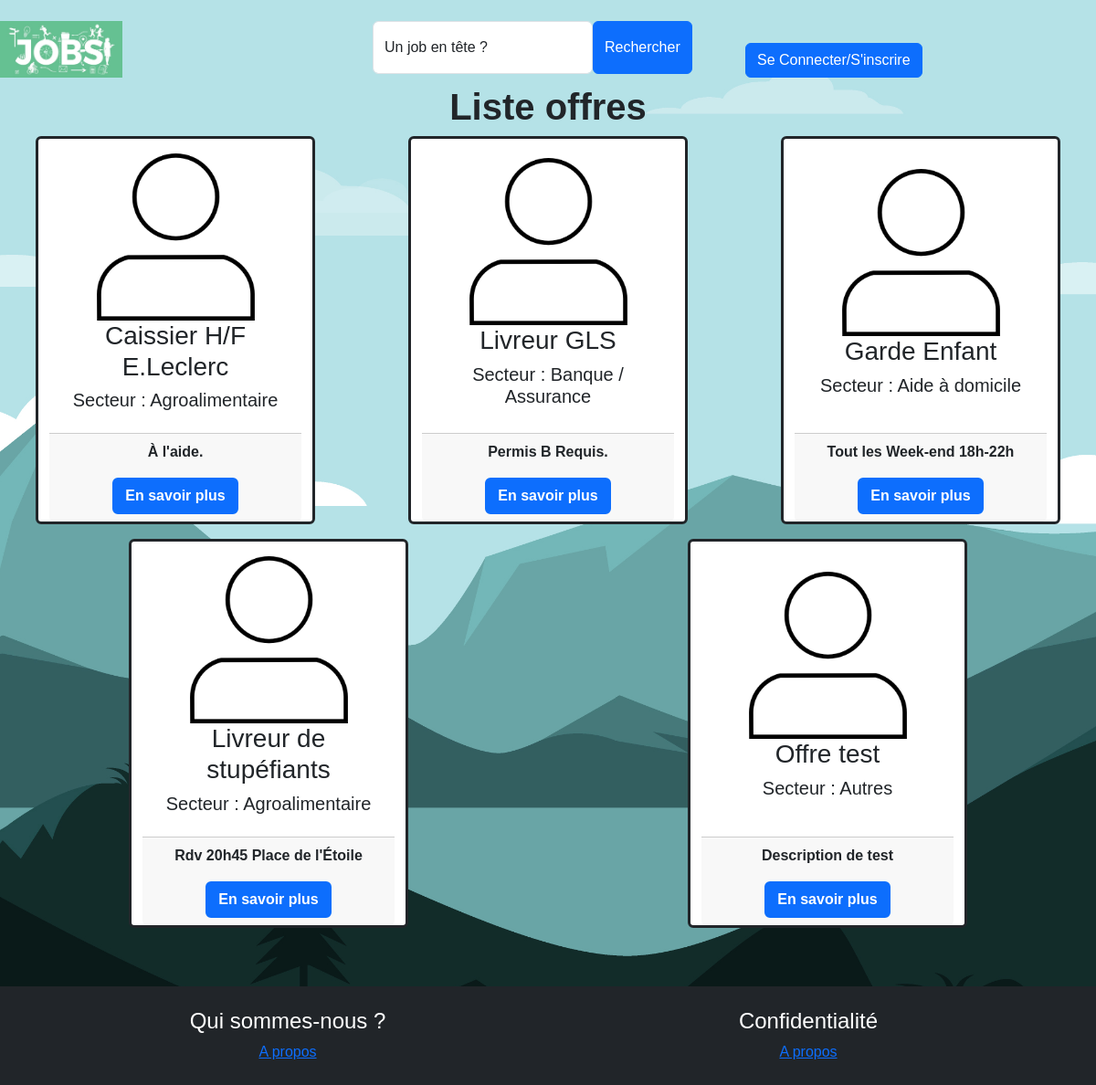
Page /controleur/lesOffres.php on the earlier database version.
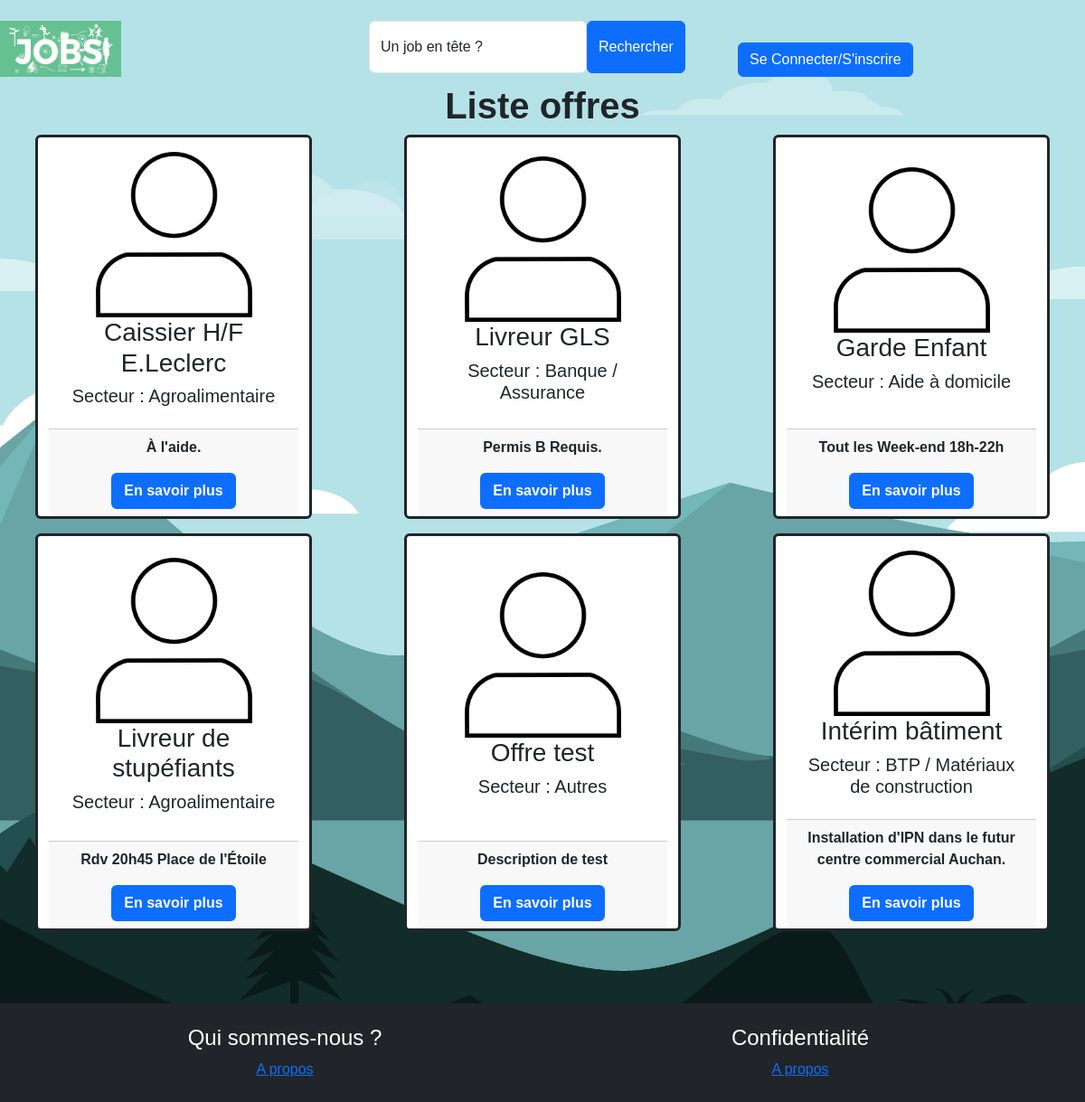
Same page on the later database version.
### tables this page shows
CREATE TABLE `offre` (
  `idOffre` int(11) NOT NULL,
  `intitoffre` varchar(255) NOT NULL,
  `idAct` int(11) NOT NULL,
  `lieuTravail` varchar(100) NOT NULL,
  `idContrat` int(11) NOT NULL,
  `debutPeriod` date NOT NULL,
  `finPeriod` date DEFAULT NULL,
  `descOffre` text NOT NULL,
  `idEmployeur` int(11) NOT NULL,
  `idValidation` tinyint(1) NOT NULL DEFAULT 0,
  `datePublication` date NOT NULL DEFAULT current_timestamp()
);

CREATE TABLE `activite` (
  `idAct` int(11) NOT NULL,
  `intitAct` varchar(100) NOT NULL
);

### controleur/lesOffres.php (called while the page is built)
<?php
    include_once('modele/mod_annonces.php');
    $lesOffres = getOffers();
    include_once('vue/vue_listeOffres.php');

### modele/mod_annonces.php (called while the page is built, shortened)
<?php
function getOffers(){
    $bdd = db_connect();
    $req = $bdd->prepare("SELECT * FROM offre JOIN activite ON offre.idAct = activite.idAct");
    $req->execute();
    return $req->fetchAll();
}
?>

### vue/vue_listeOffres.php (the view)
<?php
    include "vue/vue_entete.php";
?>
    <h1 class="title fw-bold">Liste offres</h1>
    <section class="list-students">
      <div class="cards">
          <div class="row justify-content-around mb-3">
                      <?php
                            $comptage = 0;
                            foreach($lesOffres as $uneOffre)
                            {
                              $idOffre = $uneOffre['idOffre'];
                              $intitOffre = $uneOffre['intitoffre'];
                              $secteur = $uneOffre['intitAct'];
                              $description = $uneOffre['descOffre'];
                      ?>
                                <div class="card text-center fw-bold col-3 border-3 border-dark">
                                    <div class="card-body d-flex flex-column justify-content-center align-items-center">
                                        <img src="vue/images/user.png" alt="Etudiant" class="img-student w-75">
                                        <h3 class="student-name"><?= $intitOffre ?></h3>
                                        <h5 class="student-name">Secteur : <?= $secteur ?></h5>
                                    </div>
                                    <div class="card-footer">
                                       <p class="card-text"><?= $description ?></p>
                                       <a href="index.php?section=uneOffre&idOffre=<?= $idOffre ?>" class="btn btn-primary fw-bold border-2">En savoir plus</a>
                                    </div>
                                </div>
                      <?php
                              $comptage++;
                              if ($comptage>=3){
                                $comptage = 0;
                      ?>
                                </div>
                              </div>
                                <div class="cards">
                                  <div class="row justify-content-around mb-3">
                      <?php
                              }
                            }
                      ?>
          </div>
      </div>
  </section>
<?php include_once("vue/vue_footer.php"); ?>

Differences in the rows shown:
added offre: intitoffre "Intérim bâtiment", idAct.intitAct "BTP / Matériaux de construction", descOffre "Installation d'IPN dans le futur centre commercial Auchan."
